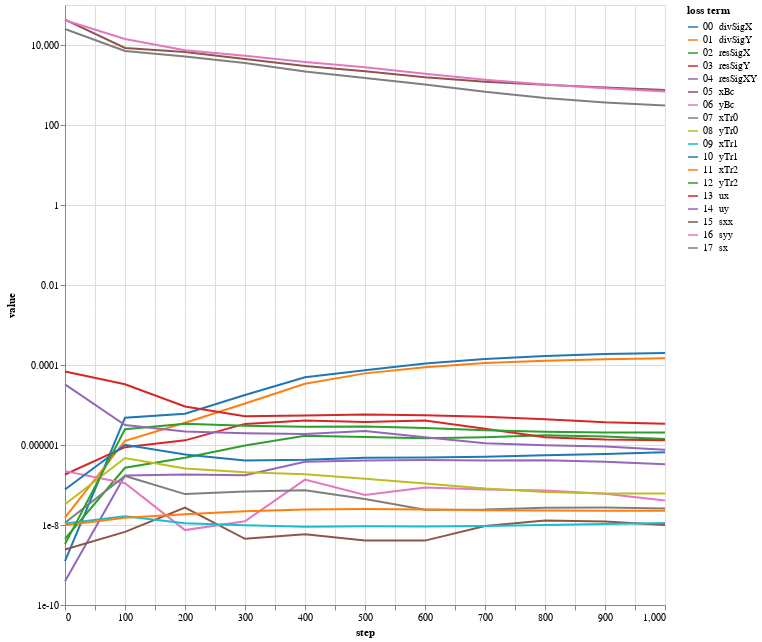

The cell this chart's notebook holds for it:
### Code cell
bcNames = ['xBc','yBc','xTr0','yTr0','xTr1','yTr1','xTr2','yTr2','ux','uy','sxx','syy','sx']
# lines = alt.Chart(pd.DataFrame({'step':[1000,3000,4000]})).mark_rule(color='gray').encode(x='step:Q')
lossPlot(losshistory, bcNames, dropFirstStep=True).properties(width=600, height=600)

### Figure 1 — Vega-Lite specification as saved in the notebook (floating-point values rounded to 4 significant figures)
{"config": {"view": {"continuousWidth": 400, "continuousHeight": 300}}, "data": {"name": "data-b06939ed7bf5b4df2af76a38f1d8a253"}, "mark": "line", "encoding": {"color": {"type": "nominal", "field": "loss term", "scale": {"scheme": "category10"}, "sort": ["00  divSigX", "01  divSigY", "02  resSigX", "03  resSigY", "04  resSigXY", "05  xBc", "06  yBc", "07  xTr0", "08  yTr0", "09  xTr1", "10  yTr1", "11  xTr2", "12  yTr2", "13  ux", "14  uy", "15  sxx", "16  syy", "17  sx"]}, "tooltip": [{"type": "nominal", "field": "loss term"}, {"type": "quantitative", "field": "value"}, {"type": "quantitative", "field": "step"}], "x": {"type": "quantitative", "field": "step"}, "y": {"type": "quantitative", "field": "value", "scale": {"type": "log"}}}, "height": 600, "transform": [{"fold": ["00  divSigX", "01  divSigY", "02  resSigX", "03  resSigY", "04  resSigXY", "05  xBc", "06  yBc", "07  xTr0", "08  yTr0", "09  xTr1", "10  yTr1", "11  xTr2", "12  yTr2", "13  ux", "14  uy", "15  sxx", "16  syy", "17  sx"], "as": ["loss term", "value"]}], "width": 600, "$schema": "https://vega.github.io/schema/vega-lite/v4.8.1.json", "datasets": {"data-b06939ed7bf5b4df2af76a38f1d8a253": [{"00  divSigX": 1.258e-09, "01  divSigY": 1.521e-08, "02  resSigX": 4.518e-09, "03  resSigY": 1.832e-07, "04  resSigXY": 3.918e-10, "05  xBc": 2.439e-09, "06  yBc": 2.224e-07, "07  xTr0": 1.139e-08, "08  yTr0": 3.316e-08, "09  xTr1": 1.094e-08, "10  yTr1": 7.725e-08, "11  xTr2": 9.799e-09, "12  yTr2": 3.33e-09, "13  ux": 6.868e-05, "14  uy": 3.284e-05, "15  sxx": 43160.0, "16  syy": 41740.0, "17  sx": 25040.0, "step": 0}, {"00  divSigX": 4.819e-06, "01  divSigY": 1.272e-06, "02  resSigX": 2.697e-07, "03  resSigY": 8.845e-07, "04  resSigXY": 1.739e-07, "05  xBc": 6.72e-09, "06  yBc": 1.108e-07, "07  xTr0": 1.687e-07, "08  yTr0": 4.737e-07, "09  xTr1": 1.644e-08, "10  yTr1": 1.011e-06, "11  xTr2": 1.52e-08, "12  yTr2": 2.467e-06, "13  ux": 3.305e-05, "14  uy": 3.156e-06, "15  sxx": 8427.0, "16  syy": 14150.0, "17  sx": 7066.0, "step": 100}, {"00  divSigX": 6.022e-06, "01  divSigY": 3.615e-06, "02  resSigX": 4.815e-07, "03  resSigY": 1.306e-06, "04  resSigXY": 1.832e-07, "05  xBc": 2.725e-08, "06  yBc": 7.454e-09, "07  xTr0": 5.92e-08, "08  yTr0": 2.601e-07, "09  xTr1": 1.099e-08, "10  yTr1": 5.783e-07, "11  xTr2": 1.857e-08, "12  yTr2": 3.404e-06, "13  ux": 9.21e-06, "14  uy": 2.171e-06, "15  sxx": 6720.0, "16  syy": 7420.0, "17  sx": 5192.0, "step": 200}, {"00  divSigX": 1.777e-05, "01  divSigY": 1.092e-05, "02  resSigX": 9.774e-07, "03  resSigY": 3.373e-06, "04  resSigXY": 1.746e-07, "05  xBc": 4.511e-09, "06  yBc": 1.241e-08, "07  xTr0": 6.852e-08, "08  yTr0": 2.086e-07, "09  xTr1": 9.813e-09, "10  yTr1": 4.1e-07, "11  xTr2": 2.207e-08, "12  yTr2": 3.008e-06, "13  ux": 5.221e-06, "14  uy": 1.98e-06, "15  sxx": 4496.0, "16  syy": 5403.0, "17  sx": 3546.0, "step": 300}, {"00  divSigX": 4.94e-05, "01  divSigY": 3.387e-05, "02  resSigX": 1.704e-06, "03  resSigY": 4.075e-06, "04  resSigXY": 3.83e-07, "05  xBc": 5.9e-09, "06  yBc": 1.368e-07, "07  xTr0": 7.429e-08, "08  yTr0": 1.864e-07, "09  xTr1": 9.102e-09, "10  yTr1": 4.262e-07, "11  xTr2": 2.424e-08, "12  yTr2": 2.842e-06, "13  ux": 5.485e-06, "14  uy": 1.884e-06, "15  sxx": 3001.0, "16  syy": 3783.0, "17  sx": 2179.0, "step": 400}, {"00  divSigX": 7.434e-05, "01  divSigY": 6.175e-05, "02  resSigX": 1.576e-06, "03  resSigY": 3.784e-06, "04  resSigXY": 4.092e-07, "05  xBc": 4.106e-09, "06  yBc": 5.63e-08, "07  xTr0": 4.481e-08, "08  yTr0": 1.425e-07, "09  xTr1": 9.24e-09, "10  yTr1": 4.783e-07, "11  xTr2": 2.522e-08, "12  yTr2": 2.907e-06, "13  ux": 5.814e-06, "14  uy": 2.24e-06, "15  sxx": 2194.0, "16  syy": 2763.0, "17  sx": 1506.0, "step": 500}, {"00  divSigX": 0.0001095, "01  divSigY": 8.756e-05, "02  resSigX": 1.472e-06, "03  resSigY": 4.124e-06, "04  resSigXY": 4.203e-07, "05  xBc": 4.071e-09, "06  yBc": 8.607e-08, "07  xTr0": 2.414e-08, "08  yTr0": 1.089e-07, "09  xTr1": 9.172e-09, "10  yTr1": 4.836e-07, "11  xTr2": 2.442e-08, "12  yTr2": 2.659e-06, "13  ux": 5.552e-06, "14  uy": 1.556e-06, "15  sxx": 1566.0, "16  syy": 1921.0, "17  sx": 1029.0, "step": 600}, {"00  divSigX": 0.0001421, "01  divSigY": 0.0001116, "02  resSigX": 1.566e-06, "03  resSigY": 2.543e-06, "04  resSigXY": 4.078e-07, "05  xBc": 9.48e-09, "06  yBc": 7.687e-08, "07  xTr0": 2.435e-08, "08  yTr0": 8.141e-08, "09  xTr1": 9.441e-09, "10  yTr1": 5.055e-07, "11  xTr2": 2.333e-08, "12  yTr2": 2.338e-06, "13  ux": 5.105e-06, "14  uy": 1.098e-06, "15  sxx": 1212.0, "16  syy": 1354.0, "17  sx": 682.1, "step": 700}, {"00  divSigX": 0.0001678, "01  divSigY": 0.0001278, "02  resSigX": 1.753e-06, "03  resSigY": 1.571e-06, "04  resSigXY": 4.148e-07, "05  xBc": 1.289e-08, "06  yBc": 7.247e-08, "07  xTr0": 2.68e-08, "08  yTr0": 6.698e-08, "09  xTr1": 9.938e-09, "10  yTr1": 5.56e-07, "11  xTr2": 2.301e-08, "12  yTr2": 2.134e-06, "13  ux": 4.432e-06, "14  uy": 9.859e-07, "15  sxx": 1012.0, "16  syy": 1029.0, "17  sx": 470.4, "step": 800}, {"00  divSigX": 0.0001872, "01  divSigY": 0.000139, "02  resSigX": 1.632e-06, "03  resSigY": 1.375e-06, "04  resSigXY": 3.839e-07, "05  xBc": 1.218e-08, "06  yBc": 6.048e-08, "07  xTr0": 2.725e-08, "08  yTr0": 6.117e-08, "09  xTr1": 1.057e-08, "10  yTr1": 5.988e-07, "11  xTr2": 2.273e-08, "12  yTr2": 2.062e-06, "13  ux": 3.731e-06, "14  uy": 9.204e-07, "15  sxx": 861.0, "16  syy": 833.0, "17  sx": 365.5, "step": 900}, {"00  divSigX": 0.0001988, "01  divSigY": 0.0001478, "02  resSigX": 1.41e-06, "03  resSigY": 1.323e-06, "04  resSigXY": 3.312e-07, "05  xBc": 9.989e-09, "06  yBc": 4.099e-08, "07  xTr0": 2.57e-08, "08  yTr0": 6.114e-08, "09  xTr1": 1.125e-08, "10  yTr1": 6.571e-07, "11  xTr2": 2.265e-08, "12  yTr2": 2.068e-06, "13  ux": 3.392e-06, "14  uy": 7.639e-07, "15  sxx": 745.6, "16  syy": 692.4, "17  sx": 305.4, "step": 1000}]}}
